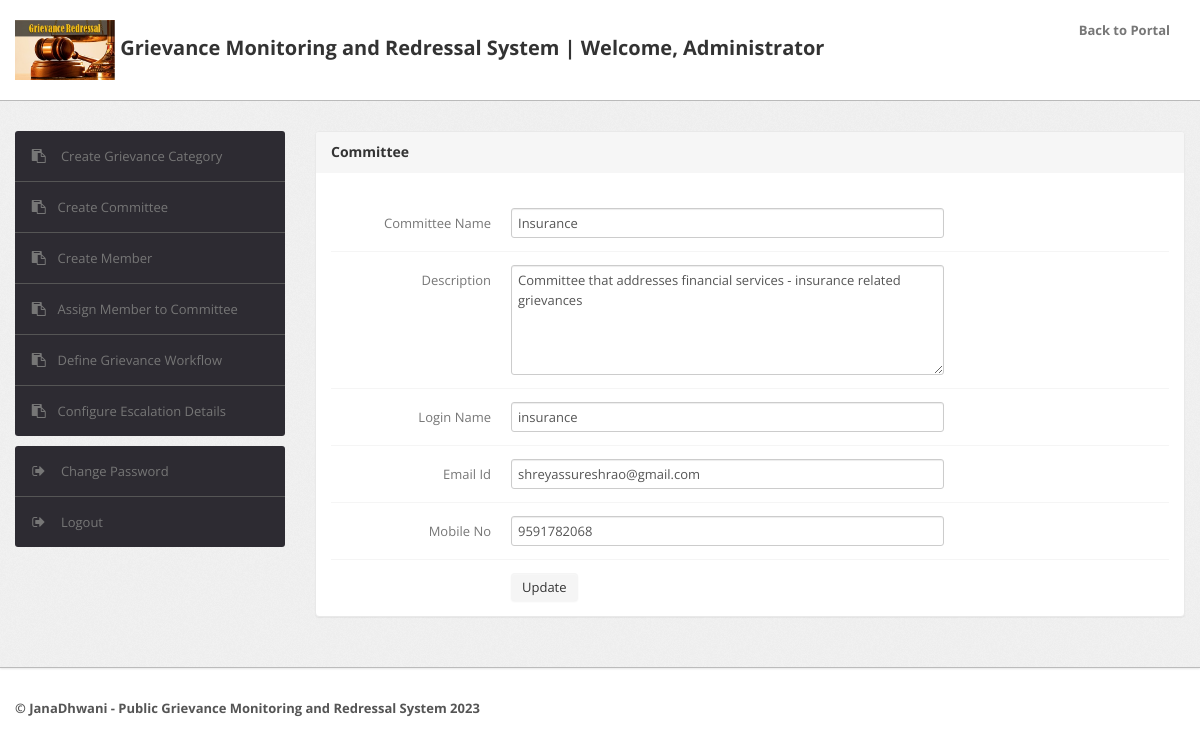
/admin/edit-committee.php?id=1 (signed in), run on the app's committed database.
### tables this page shows
CREATE TABLE `committee` (
  `id` int(11) NOT NULL,
  `committeeName` varchar(255) NOT NULL,
  `committeeDescription` tinytext NOT NULL,
  `loginName` varchar(255) NOT NULL,
  `password` varchar(255) NOT NULL,
  `email` varchar(255) DEFAULT NULL,
  `mobile` bigint(11) DEFAULT NULL,
  `postingDate` timestamp NOT NULL DEFAULT current_timestamp(),
  `updationDate` varchar(255) NOT NULL
);

### admin/edit-committee.php (the view, shortened to what this page needs)
<?php
include('include/config.php');
if(strlen($_SESSION['alogin'])==0)
	{
header('location:index.php');
}
else{
?>
<!DOCTYPE html>
<html lang="en">
<head>
	<link type="text/css" href="bootstrap/css/bootstrap.min.css" rel="stylesheet">
	<link type="text/css" href="bootstrap/css/bootstrap-responsive.min.css" rel="stylesheet">
	<link type="text/css" href="css/theme.css" rel="stylesheet">
	<link type="text/css" href="images/icons/css/font-awesome.css" rel="stylesheet">
</head>
<body>
<?php include('include/header.php');?>
	<div class="wrapper">
		<div class="container">
			<div class="row">
<?php include('include/sidebar.php');?>
			<div class="span9">
					<div class="content">
						<div class="module">
							<div class="module-head">
								<h3>Committee</h3>
							</div>
							<div class="module-body">
									<br />
			<form class="form-horizontal row-fluid" name="Committee" method="post" >
<?php
$id=intval($_GET['id']);
$query=mysqli_query($bd,"select * from committee where id='$id'");
while($row=mysqli_fetch_array($query))
{
?>
<div class="control-group">
<label class="control-label" for="basicinput">Committee Name</label>
<div class="controls">
<input type="text" placeholder="Edit Committee Name"  name="committee" value="<?php echo  htmlentities($row['committeeName']);?>" class="span8 tip" required>
</div>
</div>
<div class="control-group">
											<label class="control-label" for="basicinput">Description</label>
											<div class="controls">
<textarea class="span8" name="description" rows="5"><?php echo  htmlentities($row['committeeDescription']);?></textarea></div>
										</div>
<div class="control-group">
<label class="control-label" for="basicinput">Login Name</label>
<div class="controls">
<input type="text" placeholder="Edit Login Name"  name="loginname" value="<?php echo  htmlentities($row['loginName']);?>" class="span8 tip" required>
</div>
</div>
<div class="control-group">
<label class="control-label" for="basicinput">Email Id</label>
<div class="controls">
<input type="text" placeholder="Edit Email Id"  name="email" value="<?php echo  htmlentities($row['email']);?>" class="span8 tip" required>
</div>
</div>
<div class="control-group">
<label class="control-label" for="basicinput">Mobile No</label>
<div class="controls">
<input type="text" placeholder="Edit Mobile No"  name="mobile" value="<?php echo  htmlentities($row['mobile']);?>" class="span8 tip" required>
</div>
</div>
									<?php } ?>
	<div class="control-group">
											<div class="controls">
												<button type="submit" name="submit" class="btn">Update</button>
											</div>
										</div>
									</form>
							</div>
						</div>
					</div>
				</div>
			</div>
		</div>
	</div>
<?php include('include/footer.php');?>
</body>
<?php } ?>

### admin/css/theme.css (style rules this page uses)
body { font-size: 13px; font-family: 'Open Sans', Arial, sans-serif; background: #fff; color: #777 }
h1, h2, h3, h4, h5, h6 { color: #333; margin-top: 0 }
h3 { font-size: 20px }
.wrapper { background: url(../images/bg.png) #eee; border-bottom: 1px solid #bbb; -webkit-box-shadow: 0 1px 2px rgba(0,0,0,0.1); -moz-box-shadow: 0 1px 2px rgba(0,0,0,0.1); box-shadow: 0 1px 2px rgba(0,0,0,0.1); padding: 30px 0 }
form { margin: 0 }
select, textarea, input[type="text"], input[type="password"], input[type="datetime"], input[type="datetime-local"], input[type="date"], input[type="month"], input[type="time"], input[type="week"], input[type="number"], input[type="email"], input[type="url"], input[type="search"], input[type="tel"], input[type="color"], .uneditable-input, label, input, button, select, textarea { -webkit-border-radius: 3px; -moz-border-radius: 3px; border-radius: 3px; font-size: 13px; font-family: 'Open Sans', Tahoma, Arial, sans-serif }
.module { background: #fff; -webkit-border-radius: 3px; -moz-border-radius: 3px; border-radius: 3px; border: 1px solid #ccc; border-bottom-color: #bbb; -webkit-box-shadow: 0 0 1px rgba(0,0,0,0.2); -moz-box-shadow: 0 0 1px rgba(0,0,0,0.2); box-shadow: 0 0 1px rgba(0,0,0,0.2); margin-bottom: 30px }
.form-horizontal .control-group, .form-vertical .control-group { margin-bottom: 0 }
.form-horizontal .control-group+.control-group, .form-vertical .control-group+.control-group { margin-top: 13px; padding-top: 13px; border-top: 1px solid #f5f5f5 }
.btn, .btn-box { -webkit-border-radius: 3px; -moz-border-radius: 3px; border-radius: 3px }
.btn { font-size: 13px; font-weight: 600 }
.btn { display: inline-block; margin-bottom: 0; font-weight: 400; text-align: center; vertical-align: middle; cursor: pointer; background-image: none; border: 1px solid transparent; white-space: nowrap; padding: 4px 10px; font-size: 13px; line-height: 1.42857; border-radius: 4px; -webkit-user-select: none; -moz-user-select: none; -ms-user-select: none; user-select: none }
.module { box-shadow: 0 0 3px rgba(0,0,0,.1); border-color: #e9e9e9; margin-bottom: 20px; background-color: #fff; border-radius: 4px; -webkit-box-shadow: 0 1px 1px rgba(0,0,0,.05); box-shadow: 0 1px 1px rgba(0,0,0,.05); }
.module-head { color: #767676; background-color: #f6f6f6; border-color: #e9e9e9; padding: 10px 15px; border-bottom: 1px solid transparent; border-top-right-radius: 3px; border-top-left-radius: 3px; }
.module-head h3 { font-size: 14px; line-height: 20px; height: 20px; margin: 0 }
.module-body { padding: 15px }

### data on the page
committee: committee "Insurance", description "Committee that addresses financial services - insurance related grievances", loginname "insurance", email "shreyassureshrao@gmail.com", mobile "9591782068"
